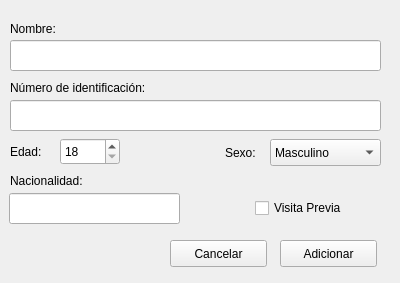
<?xml version="1.0" encoding="UTF-8"?>
<ui version="4.0">
 <class>Form</class>
 <widget class="QWidget" name="Form">
  <property name="windowModality">
   <enum>Qt::ApplicationModal</enum>
  </property>
  <property name="geometry">
   <rect>
    <x>0</x>
    <y>0</y>
    <width>400</width>
    <height>283</height>
   </rect>
  </property>
  <property name="windowTitle">
   <string>Adicionar Cliente</string>
  </property>
  <widget class="QPushButton" name="adicionar">
   <property name="geometry">
    <rect>
     <x>280</x>
     <y>240</y>
     <width>97</width>
     <height>27</height>
    </rect>
   </property>
   <property name="contextMenuPolicy">
    <enum>Qt::NoContextMenu</enum>
   </property>
   <property name="text">
    <string>Adicionar</string>
   </property>
  </widget>
  <widget class="QPushButton" name="cancelar">
   <property name="geometry">
    <rect>
     <x>170</x>
     <y>240</y>
     <width>97</width>
     <height>27</height>
    </rect>
   </property>
   <property name="contextMenuPolicy">
    <enum>Qt::NoContextMenu</enum>
   </property>
   <property name="text">
    <string>Cancelar</string>
   </property>
  </widget>
  <widget class="QLabel" name="label">
   <property name="geometry">
    <rect>
     <x>10</x>
     <y>20</y>
     <width>66</width>
     <height>17</height>
    </rect>
   </property>
   <property name="text">
    <string>Nombre:</string>
   </property>
  </widget>
  <widget class="QLineEdit" name="nombre">
   <property name="geometry">
    <rect>
     <x>10</x>
     <y>40</y>
     <width>371</width>
     <height>31</height>
    </rect>
   </property>
  </widget>
  <widget class="QLabel" name="label_2">
   <property name="geometry">
    <rect>
     <x>10</x>
     <y>80</y>
     <width>191</width>
     <height>16</height>
    </rect>
   </property>
   <property name="text">
    <string>Número de identificación:</string>
   </property>
  </widget>
  <widget class="QLineEdit" name="numero">
   <property name="geometry">
    <rect>
     <x>10</x>
     <y>100</y>
     <width>371</width>
     <height>31</height>
    </rect>
   </property>
   <property name="styleSheet">
    <string notr="true">text-transform: uppercase</string>
   </property>
  </widget>
  <widget class="QLabel" name="label_3">
   <property name="geometry">
    <rect>
     <x>10</x>
     <y>142</y>
     <width>41</width>
     <height>20</height>
    </rect>
   </property>
   <property name="text">
    <string>Edad:</string>
   </property>
  </widget>
  <widget class="QLabel" name="label_4">
   <property name="geometry">
    <rect>
     <x>225</x>
     <y>144</y>
     <width>41</width>
     <height>17</height>
    </rect>
   </property>
   <property name="text">
    <string>Sexo:</string>
   </property>
  </widget>
  <widget class="QSpinBox" name="edad">
   <property name="geometry">
    <rect>
     <x>60</x>
     <y>138</y>
     <width>60</width>
     <height>27</height>
    </rect>
   </property>
   <property name="minimum">
    <number>18</number>
   </property>
   <property name="maximum">
    <number>99</number>
   </property>
  </widget>
  <widget class="QComboBox" name="sexo">
   <property name="geometry">
    <rect>
     <x>270</x>
     <y>139</y>
     <width>111</width>
     <height>27</height>
    </rect>
   </property>
   <property name="currentIndex">
    <number>0</number>
   </property>
   <item>
    <property name="text">
     <string>Masculino</string>
    </property>
   </item>
   <item>
    <property name="text">
     <string>Femenino</string>
    </property>
   </item>
  </widget>
  <widget class="QLabel" name="label_5">
   <property name="geometry">
    <rect>
     <x>10</x>
     <y>173</y>
     <width>181</width>
     <height>16</height>
    </rect>
   </property>
   <property name="text">
    <string>Nacionalidad:</string>
   </property>
  </widget>
  <widget class="QLineEdit" name="nacionalidad">
   <property name="geometry">
    <rect>
     <x>9</x>
     <y>193</y>
     <width>171</width>
     <height>31</height>
    </rect>
   </property>
   <property name="styleSheet">
    <string notr="true">text-transform: uppercase</string>
   </property>
  </widget>
  <widget class="QCheckBox" name="visitaPrevia">
   <property name="geometry">
    <rect>
     <x>255</x>
     <y>197</y>
     <width>121</width>
     <height>22</height>
    </rect>
   </property>
   <property name="text">
    <string>Visita Previa</string>
   </property>
  </widget>
 </widget>
 <tabstops>
  <tabstop>nombre</tabstop>
  <tabstop>numero</tabstop>
  <tabstop>edad</tabstop>
  <tabstop>sexo</tabstop>
  <tabstop>nacionalidad</tabstop>
  <tabstop>visitaPrevia</tabstop>
  <tabstop>adicionar</tabstop>
  <tabstop>cancelar</tabstop>
 </tabstops>
 <resources/>
 <connections/>
</ui>
